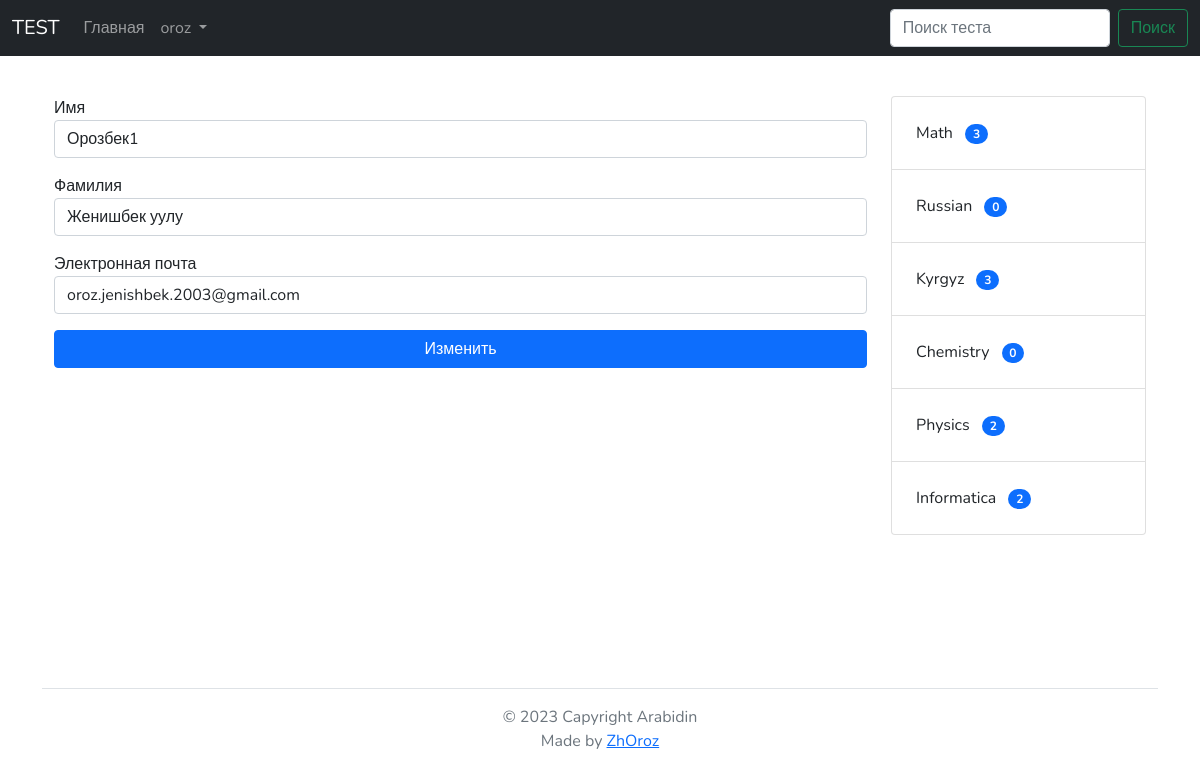
/profile/change/ (signed in), run on the app's committed database.
### core/models.py (models this page shows, shortened)
class TimeAbstractModel(models.Model):
    class Meta:
        abstract = True
    created_at = models.DateTimeField(
        auto_now_add=True, verbose_name='дата добавления')
    updated_at = models.DateTimeField(
        auto_now=True, verbose_name='дата изменения')

class Category(TimeAbstractModel):
    class Meta:
        verbose_name = _('категория')
        verbose_name_plural = _('категории')
        ordering = ('-created_at', '-updated_at')
    title = models.CharField(_('название'), max_length=50, unique=True)

### core/views.py (the view, shortened to what this page needs)
# urls.py: path('profile/change/', ChangeProfile.as_view(), name='change_profile'),
class ChangeProfile(LoginRequiredMixin, View):
    login_url = '/login/'
    def get(self, request, *args, **kwargs):
        form = ProfileForm(instance=request.user)
        return render(request, 'auth/change_profile.html', {'form': form})

### core/forms.py
class ProfileForm(forms.ModelForm):
    first_name = forms.CharField(required=True, label=_('Имя'),
            widget=forms.TextInput(attrs={'class': 'form-control'}))
    last_name = forms.CharField(required=True, label=_('Фамилия'),
            widget=forms.TextInput(attrs={'class': 'form-control'}))
    email = forms.EmailField(required=True, label=_('Электронная почта'),
            widget=forms.EmailInput(attrs={'class': 'form-control'}))
    class Meta:
        model = get_user_model()
        fields = ('first_name', 'last_name', 'email')

### core/tags.py (called while the page is built)
@register.simple_tag()
def list_categories():
    categories = Category.objects.annotate(test_count=Count('test'))
    return categories

### templates/auth/change_profile.html (shortened to what this page needs)
{% extends 'base.html' %}
{% block content %}
    <form action="{% url 'change_profile' %}" method="POST" novalidate>
        {% for field in form %}
            <div class="mb-3">
                <label class="d-block w-100">
                    <span>{{ field.label }}</span>
                    {{ field }}
                </label>
            </div>
        {% endfor %}
        <button class="btn btn-primary mt-3 w-100 d-block">Изменить</button>
    </form>
{% endblock content %}

### templates/components/navbar.html (shortened to what this page needs)
<nav class="navbar navbar-expand-lg navbar-dark bg-dark">
    <div class="container-fluid">
      <a class="navbar-brand" href="/">TEST</a>
      <div class="collapse navbar-collapse" id="navbarScroll">
        <ul class="navbar-nav me-auto my-2 my-lg-0 navbar-nav-scroll" style="--bs-scroll-height: 100px;">
          <li class="nav-item">
            <a class="nav-link" aria-current="page" href="{% url 'main' %}">Главная</a>
          </li>
            <li class="nav-item dropdown">
          <a class="nav-link dropdown-toggle" href="#" id="navbarDropdown" role="button" data-bs-toggle="dropdown" aria-expanded="false">
            {{ request.user }}
          </a>
        </li>
        </ul>
        <form class="d-flex" action="/">
          <input class="form-control me-2" type="search" value="{{ request.GET.search }}" name="search" placeholder="Поиск теста" aria-label="Search">
          <button class="btn btn-outline-success" type="submit">Поиск</button>
        </form>
      </div>
    </div>
  </nav>

### templates/components/list_categories.html
{% load tags %}
{% list_categories as categories %}
<div class="list-group w-100">
    {% for category in categories %}
        <a href="{% url 'category_filter' id=category.id %}" class="list-group-item list-group-item-action p-4">
            {{ category.title }}
            <span class="badge bg-primary rounded-pill ms-2">{{ category.test_count }}</span>
        </a>
    {% endfor %}
</div>

### static/static_dirs/css/css.css (style rules this page uses)
body { font-family: 'Nunito', sans-serif !important; }
label { display: inline; }

### data on the page
Category: title "Math", test_count "3"
Category: title "Russian", test_count "0"
Category: title "Kyrgyz", test_count "3"
Category: title "Chemistry", test_count "0"
Category: title "Physics", test_count "2"
Category: title "Informatica", test_count "2"

### other printed values
{{ request.user }} "oroz"
{{ field.label }} "Имя" "Фамилия" "Электронная почта"
